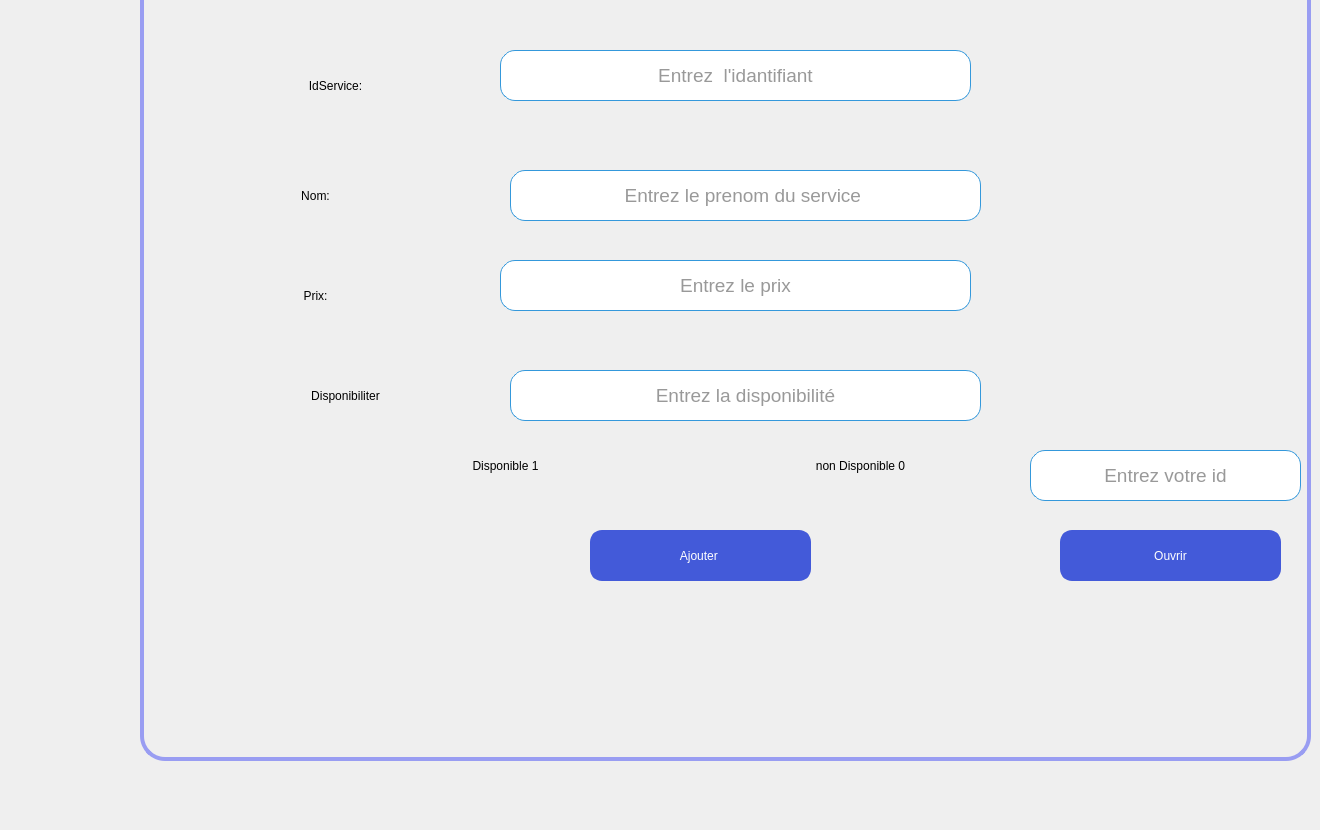
      <widget class="QWidget" name="Ajouter_2">
       <attribute name="title">
        <string>Ajouter+ouverture</string>
       </attribute>
       <widget class="QGroupBox" name="groupBox_8">
        <property name="geometry">
         <rect>
          <x>140</x>
          <y>-60</y>
          <width>1171</width>
          <height>821</height>
         </rect>
        </property>
        <property name="font">
         <font>
          <family>Trebuchet MS</family>
          <pointsize>24</pointsize>
          <bold>true</bold>
         </font>
        </property>
        <property name="styleSheet">
         <string notr="true">/* Style de base pour la QGroupBox */
QGroupBox {
    border: 4px solid #999DF2; /* Bordure de la même couleur que le fond du titre */
    border-radius: 25px; /* Coins arrondis */
    margin-top: 10px; /* Marge en haut */
}

/* Style du titre de la QGroupBox */
QGroupBox::title {
    subcontrol-origin: margin;
    subcontrol-position: top center;
    padding: 0 3px;
    background-color: #999DF2; /* Fond remplacé par #999DF2 */
    color: #ffffff; /* Texte blanc pour le titre */
    border-radius: 10px; /* Coins arrondis du titre */

}

/* Style des QLabel à l'intérieur de la QGroupBox */
QLabel {
    color: #000000; /* Couleur du texte */
}

/* Style des QRadioButton à l'intérieur de la QGroupBox */
QRadioButton {
    color: #333333; /* Couleur du texte */
}

/* Style des QComboBox à l'intérieur de la QGroupBox */
QComboBox {
    background-color: #ffffff; /* Fond blanc */
    color: #333333; /* Couleur du texte */
    border: 1px solid #3498db; /* Bordure bleue */
    border-radius: 3px; /* Coins arrondis */
    padding: 2px; /* Espacement interne */
}

/* Style des QLineEdit à l'intérieur de la QGroupBox */
QLineEdit {
    background-color: #ffffff; /* Fond blanc */
    color: #333333; /* Couleur du texte */
    border: 1px solid #3498db; /* Bordure bleue */
    border-radius: 3px; /* Coins arrondis */
    padding: 2px; /* Espacement interne */
}

/* Style des QSpinBox à l'intérieur de la QGroupBox */
QSpinBox {
    background-color: #ffffff; /* Fond blanc */
    color: #333333; /* Couleur du texte */
    border: 1px solid #3498db; /* Bordure bleue */
    border-radius: 3px; /* Coins arrondis */
    padding: 2px; /* Espacement interne */
}

/* Style général pour les widgets lorsqu'ils sont désactivés */
QWidget:disabled {
    background-color: #f0f0f0; /* Fond gris clair pour les widgets désactivés */
    color: #a0a0a0; /* Couleur du texte grise pour les widgets désactivés */
}</string>
        </property>
        <property name="title">
         <string>AJOUTER</string>
        </property>
        <property name="alignment">
         <set>Qt::AlignmentFlag::AlignCenter</set>
        </property>
        <widget class="QLabel" name="label_35">
         <property name="geometry">
          <rect>
           <x>110</x>
           <y>340</y>
           <width>131</width>
           <height>31</height>
          </rect>
         </property>
         <property name="styleSheet">
          <string notr="true">font: italic 14pt &quot;Times New Roman&quot;;
border-radius :15px</string>
         </property>
         <property name="text">
          <string>Prix:</string>
         </property>
         <property name="alignment">
          <set>Qt::AlignmentFlag::AlignCenter</set>
         </property>
        </widget>
        <widget class="QLabel" name="label_36">
         <property name="geometry">
          <rect>
           <x>110</x>
           <y>240</y>
           <width>131</width>
           <height>31</height>
          </rect>
         </property>
         <property name="styleSheet">
          <string notr="true">font: italic 14pt &quot;Times New Roman&quot;;
border-radius :15px</string>
         </property>
         <property name="text">
          <string>Nom:</string>
         </property>
         <property name="alignment">
          <set>Qt::AlignmentFlag::AlignCenter</set>
         </property>
        </widget>
        <widget class="QLabel" name="label_37">
         <property name="geometry">
          <rect>
           <x>110</x>
           <y>130</y>
           <width>171</width>
           <height>31</height>
          </rect>
         </property>
         <property name="styleSheet">
          <string notr="true">font: italic 14pt &quot;Times New Roman&quot;;
border-radius :15px</string>
         </property>
         <property name="text">
          <string>IdService:</string>
         </property>
         <property name="alignment">
          <set>Qt::AlignmentFlag::AlignCenter</set>
         </property>
        </widget>
        <widget class="QLabel" name="label_38">
         <property name="geometry">
          <rect>
           <x>140</x>
           <y>440</y>
           <width>131</width>
           <height>31</height>
          </rect>
         </property>
         <property name="styleSheet">
          <string notr="true">font: italic 14pt &quot;Times New Roman&quot;;
border-radius :15px</string>
         </property>
         <property name="text">
          <string>Disponibiliter</string>
         </property>
         <property name="alignment">
          <set>Qt::AlignmentFlag::AlignCenter</set>
         </property>
        </widget>
        <widget class="QLineEdit" name="l2">
         <property name="geometry">
          <rect>
           <x>370</x>
           <y>230</y>
           <width>471</width>
           <height>51</height>
          </rect>
         </property>
         <property name="font">
          <font>
           <pointsize>14</pointsize>
          </font>
         </property>
         <property name="styleSheet">
          <string notr="true">border-radius :15px</string>
         </property>
         <property name="alignment">
          <set>Qt::AlignmentFlag::AlignCenter</set>
         </property>
         <property name="placeholderText">
          <string>Entrez le prenom du service </string>
         </property>
        </widget>
        <widget class="QLineEdit" name="l4">
         <property name="geometry">
          <rect>
           <x>370</x>
           <y>430</y>
           <width>471</width>
           <height>51</height>
          </rect>
         </property>
         <property name="font">
          <font>
           <pointsize>14</pointsize>
          </font>
         </property>
         <property name="styleSheet">
          <string notr="true">border-radius :15px</string>
         </property>
         <property name="alignment">
          <set>Qt::AlignmentFlag::AlignCenter</set>
         </property>
         <property name="placeholderText">
          <string>Entrez la disponibilité</string>
         </property>
        </widget>
        <widget class="QPushButton" name="ajouterButton">
         <property name="geometry">
          <rect>
           <x>450</x>
           <y>590</y>
           <width>221</width>
           <height>51</height>
          </rect>
         </property>
         <property name="styleSheet">
          <string notr="true">/* Style de base pour le QPushButton */
QPushButton {
    background-color: #435AD9;  /* Bleu vif pour un look frais et moderne */
    color: #ffffff;              /* Texte blanc */
    border: 3px solid #435AD9;  /* Bordure de la même couleur que le fond */
    border-radius: 12px;        /* Coins arrondis */
    padding: 8px 12px;          /* Espacement interne */
    font: 75 18pt &quot;Times New Roman&quot;; /* Police en gras */
}

/* Style du QPushButton lorsqu'il est survolé */
QPushButton:hover {
    background-color: #5f7cd8;   /* Bleu plus clair au survol */
    border: 3px solid #5f7cd8;   /* Bordure de la même couleur que le fond survolé */
}

/* Style du QPushButton lorsqu'il est pressé (clic) */
QPushButton:pressed {
    background-color: #3b4fbf;   /* Bleu foncé au clic */
    border: 3px solid #3b4fbf;   /* Bordure de la même couleur que le fond pressé */
}

/* Style du QPushButton lorsqu'il est en focus (tabulation) */
QPushButton:focus {
    outline: none;               /* Supprimer le contour par défaut */
    border: 2px solid #2e8a56;  /* Bordure plus foncée lorsqu'en focus */
}

/* Style du QPushButton lorsqu'il est désactivé */
QPushButton:disabled {
    background-color: #b0b0b0;   /* Fond gris clair pour les boutons désactivés */
    color: #707070;              /* Couleur du texte grise pour les boutons désactivés */
    border: 2px solid #b0b0b0;   /* Bordure grise pour les boutons désactivés */
}

/* Style général pour les widgets lorsqu'ils sont désactivés */
QWidget:disabled {
    background-color: #f0f0f0;   /* Fond gris clair pour les widgets désactivés */
    color: #a0a0a0;              /* Couleur du texte grise pour les widgets désactivés */
}
</string>
         </property>
         <property name="text">
          <string>Ajouter </string>
         </property>
        </widget>
        <widget class="QLineEdit" name="l1">
         <property name="geometry">
          <rect>
           <x>360</x>
           <y>110</y>
           <width>471</width>
           <height>51</height>
          </rect>
         </property>
         <property name="font">
          <font>
           <pointsize>14</pointsize>
          </font>
         </property>
         <property name="styleSheet">
          <string notr="true">border-radius :15px</string>
         </property>
         <property name="text">
          <string/>
         </property>
         <property name="alignment">
          <set>Qt::AlignmentFlag::AlignCenter</set>
         </property>
         <property name="readOnly">
          <bool>false</bool>
         </property>
         <property name="placeholderText">
          <string>Entrez  l'idantifiant</string>
         </property>
        </widget>
        <widget class="QLineEdit" name="l3">
         <property name="geometry">
          <rect>
           <x>360</x>
           <y>320</y>
           <width>471</width>
           <height>51</height>
          </rect>
         </property>
         <property name="font">
          <font>
           <pointsize>14</pointsize>
          </font>
         </property>
         <property name="styleSheet">
          <string notr="true">border-radius :15px</string>
         </property>
         <property name="alignment">
          <set>Qt::AlignmentFlag::AlignCenter</set>
         </property>
         <property name="placeholderText">
          <string>Entrez le prix</string>
         </property>
        </widget>
        <widget class="QLabel" name="label_39">
         <property name="geometry">
          <rect>
           <x>300</x>
           <y>510</y>
           <width>131</width>
           <height>31</height>
          </rect>
         </property>
         <property name="styleSheet">
          <string notr="true">font: italic 14pt &quot;Times New Roman&quot;;
border-radius :15px</string>
         </property>
         <property name="text">
          <string>Disponible 1</string>
         </property>
         <property name="alignment">
          <set>Qt::AlignmentFlag::AlignCenter</set>
         </property>
        </widget>
        <widget class="QLabel" name="label_40">
         <property name="geometry">
          <rect>
           <x>630</x>
           <y>510</y>
           <width>181</width>
           <height>31</height>
          </rect>
         </property>
         <property name="styleSheet">
          <string notr="true">font: italic 14pt &quot;Times New Roman&quot;;
border-radius :15px</string>
         </property>
         <property name="text">
          <string>non Disponible 0</string>
         </property>
         <property name="alignment">
          <set>Qt::AlignmentFlag::AlignCenter</set>
         </property>
        </widget>
        <widget class="QPushButton" name="ButtonOuvrir">
         <property name="geometry">
          <rect>
           <x>920</x>
           <y>590</y>
           <width>221</width>
           <height>51</height>
          </rect>
         </property>
         <property name="styleSheet">
          <string notr="true">/* Style de base pour le QPushButton */
QPushButton {
    background-color: #435AD9;  /* Bleu vif pour un look frais et moderne */
    color: #ffffff;              /* Texte blanc */
    border: 3px solid #435AD9;  /* Bordure de la même couleur que le fond */
    border-radius: 12px;        /* Coins arrondis */
    padding: 8px 12px;          /* Espacement interne */
    font: 75 18pt &quot;Times New Roman&quot;; /* Police en gras */
}

/* Style du QPushButton lorsqu'il est survolé */
QPushButton:hover {
    background-color: #5f7cd8;   /* Bleu plus clair au survol */
    border: 3px solid #5f7cd8;   /* Bordure de la même couleur que le fond survolé */
}

/* Style du QPushButton lorsqu'il est pressé (clic) */
QPushButton:pressed {
    background-color: #3b4fbf;   /* Bleu foncé au clic */
    border: 3px solid #3b4fbf;   /* Bordure de la même couleur que le fond pressé */
}

/* Style du QPushButton lorsqu'il est en focus (tabulation) */
QPushButton:focus {
    outline: none;               /* Supprimer le contour par défaut */
    border: 2px solid #2e8a56;  /* Bordure plus foncée lorsqu'en focus */
}

/* Style du QPushButton lorsqu'il est désactivé */
QPushButton:disabled {
    background-color: #b0b0b0;   /* Fond gris clair pour les boutons désactivés */
    color: #707070;              /* Couleur du texte grise pour les boutons désactivés */
    border: 2px solid #b0b0b0;   /* Bordure grise pour les boutons désactivés */
}

/* Style général pour les widgets lorsqu'ils sont désactivés */
QWidget:disabled {
    background-color: #f0f0f0;   /* Fond gris clair pour les widgets désactivés */
    color: #a0a0a0;              /* Couleur du texte grise pour les widgets désactivés */
}
</string>
         </property>
         <property name="text">
          <string>Ouvrir</string>
         </property>
        </widget>
        <widget class="QLineEdit" name="l11">
         <property name="geometry">
          <rect>
           <x>890</x>
           <y>510</y>
           <width>271</width>
           <height>51</height>
          </rect>
         </property>
         <property name="font">
          <font>
           <pointsize>14</pointsize>
          </font>
         </property>
         <property name="styleSheet">
          <string notr="true">border-radius :15px</string>
         </property>
         <property name="alignment">
          <set>Qt::AlignmentFlag::AlignCenter</set>
         </property>
         <property name="placeholderText">
          <string>Entrez votre id</string>
         </property>
        </widget>
       </widget>
      </widget>
